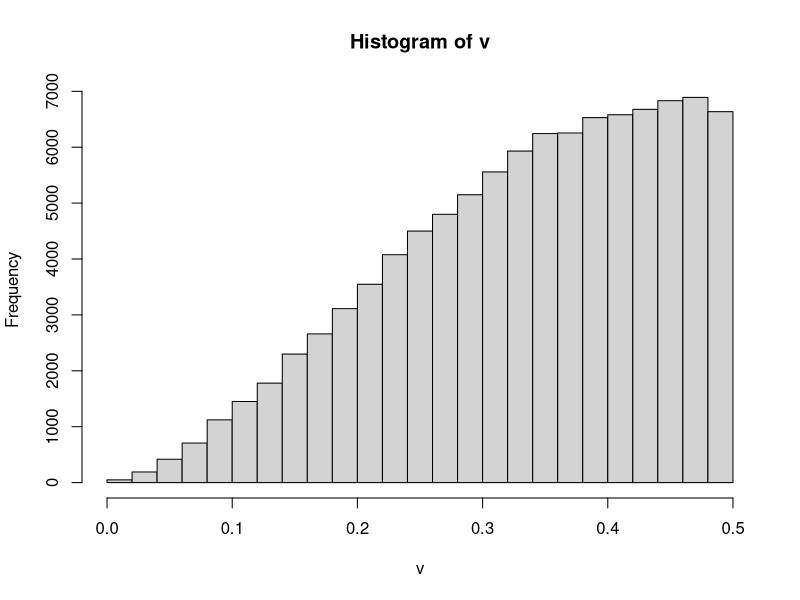
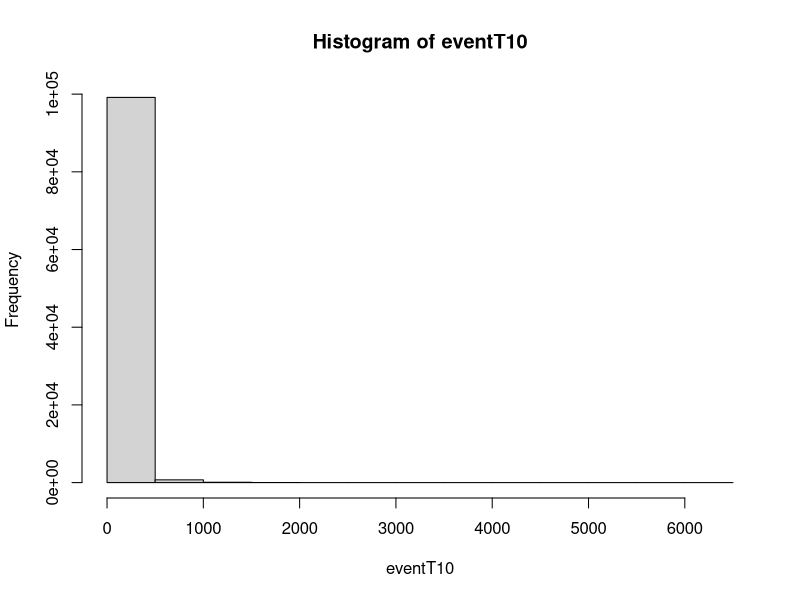
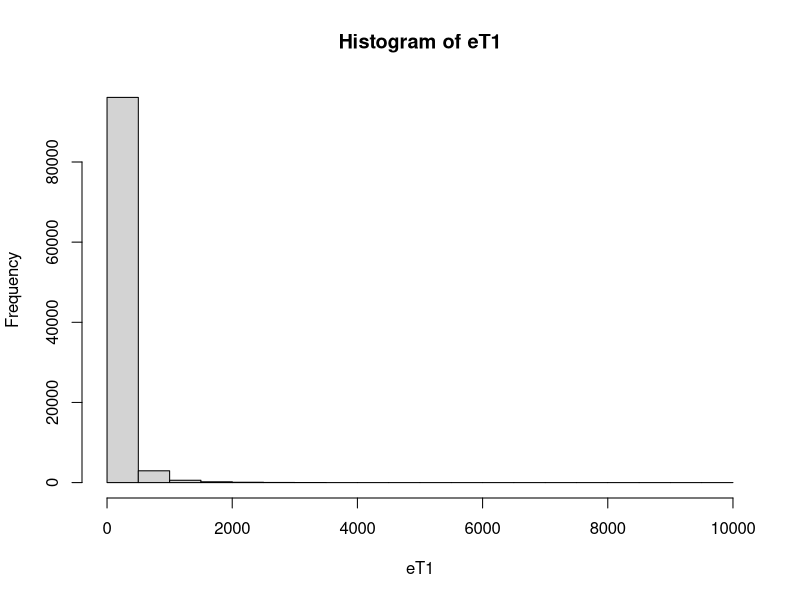
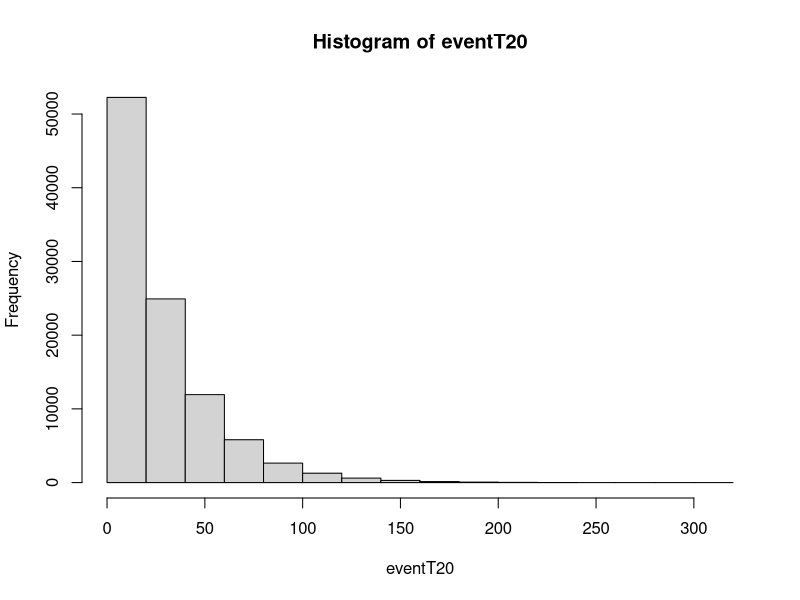
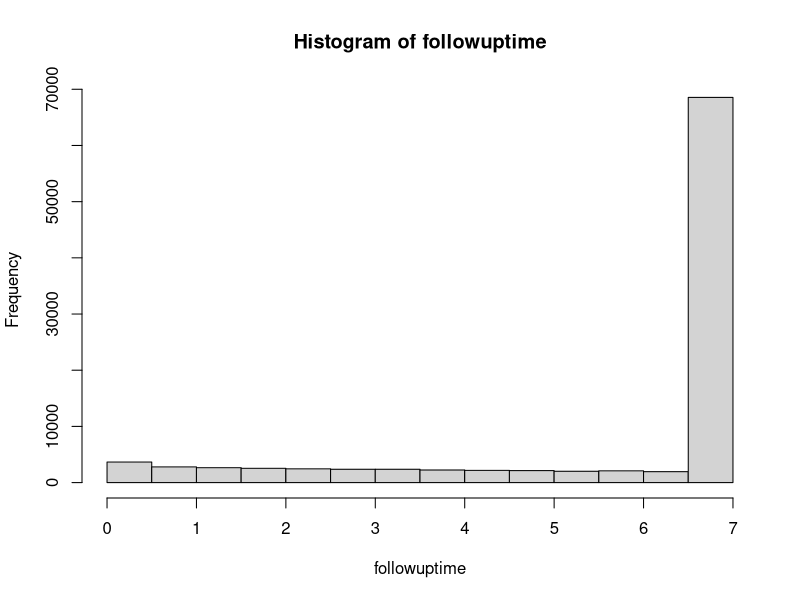
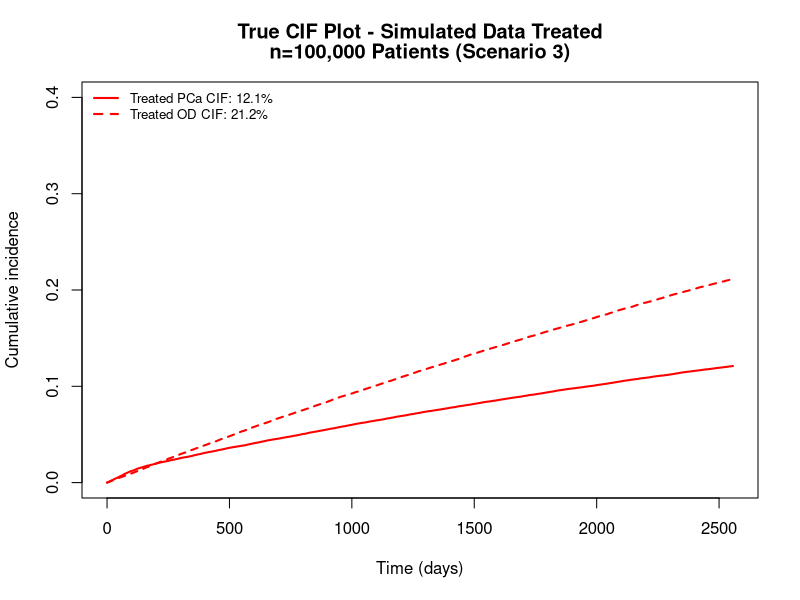

These figures' R source, in order:
# Load required libraries
library(survival)

# Seed
set.seed(125501225)

# Number of patients
n <- 100000

# Confounder (L as our measured confounder)
L <- rnorm(n, mean = 0, sd = 1)

# Treatment initiation times using a Weibull distribution
lambda <- 2.5  # Shape parameter for Weibull distribution
scale_param <- 0.585 * exp(0.2 * L)
W_star_weibull <- rweibull(n, shape = lambda, scale = scale_param)

summary(W_star_weibull)

##THE ABOVE CODE RETURNS TIMES LESS THAN 0.5 FOR ROUGHLY 51% OF THE PATIENTS


# Identify patients whose Weibull-generated treatment times are beyond 0.5
g <- 0.5
late_treated_indices <- which(W_star_weibull > g)
num_late <- length(late_treated_indices)

num_7<-round(0.178 * length(late_treated_indices))
sampled_indices <- sample(late_treated_indices, num_7)
W_star_weibull[sampled_indices] <- 7 + runif(num_7, min = 0, max = 3)  # Adding a random time beyond 7 years for variation

# Function to generate valid treatment initiation times 
for (i in 1:n) {
  while (TRUE) {
    time <- rweibull(1, shape = lambda, scale = scale_param[i])
    if (time <= g) {
      W_star_weibull[i] <- time
      break
    }
  }
}

# Generate treatment initiation times

W_star <- W_star_weibull

# Sample treatment initiation times randomly
v <- sample(W_star, n, replace = TRUE)

# Determine treatment status at any time t
A<-ifelse(v<=g, 1, 0)
table(A) ##all patients were treated
hist(v) ##treatment was within 6 months


##Time to events
#Event 1: PCa Death
lambda1<-0.030; betaA1 <- -0.78; betaL <- 0.95
#pre-treatment
eventT10<-rexp(n, rate = lambda1 * exp(betaL*L))
hist(eventT10)
#post-treatment
newT1<-rexp(n, rate = lambda1 * exp(betaL*L + betaA1))
#event time 1
eT1<-ifelse(eventT10<v, eventT10, (newT1+v))
hist(eT1)

##Event 2 (not dependent on A_t)

lambda2<-0.037; betaL2 <- 1.15
eventT20<-rexp(n, rate = lambda2* exp(0*L))
hist(eventT20)

eT2<-eventT20


# survival time
followuptime <- pmin(eT1, eT2,7)
hist(followuptime)

# Generate event indicator (1: prostate cancer death, 2: other death, 0: censored)
death <- ifelse(eT1 == followuptime, 1, ifelse(eT2 == followuptime, 2,0))
table(death)

# Create a data frame
Simdata1 <- data.frame(Patientid = 1:n,
                       L=L,
                       A=A,
                       Treatment_time=v,
                       Followuptime=followuptime,
                       Death=death,
                       Vital_status = ifelse(death==0, 0, 1)
)

head(Simdata1)

##Let's convert followuptime and treatment_time to days 
Simdata1$Followuptime<-round(Simdata1$Followuptime*365.25, digits = 2)
Simdata1$Treatment_time<-round(Simdata1$Treatment_time*365.25, 2)

##Overall survival at 7 years
km1 <- survfit(Surv(Followuptime, Vital_status) ~ 1, data = Simdata1)
summary(km1, times=2556)

##CIFs at 7 years
cif1 <- survfit(Surv(Followuptime, as.factor(Death)) ~ 1, data = Simdata1)
summary(cif1, times=2556)

plot(cif1,ylim=c(0,0.40),xlab="Time (days)",ylab="Cumulative incidence", 
     col=c("red","red"),lwd=2,lty=c(1,2),conf.int=F,
     main=c(paste("True CIF Plot - Simulated Data Treated"), paste("n=100,000 Patients (Scenario 3)")))
legend(x="topleft",c("Treated PCa CIF: 12.1%", "Treated OD CIF: 21.2%"),
       col=c("red", "red"),lwd=2,lty=c(1,2),bty="n", c=0.8)


